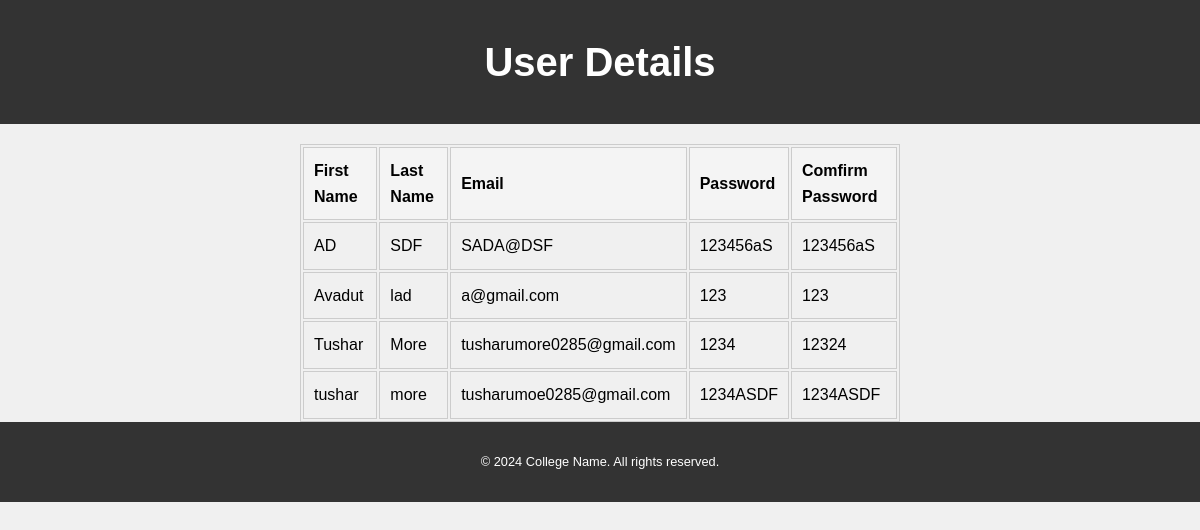
The page /displaydata/ on the database its author committed.
### storedata/models.py (models this page shows)
class Store(models.Model):
    fname=models.CharField(max_length=50)
    lname=models.CharField(max_length=50)
    email=models.EmailField(max_length=250,unique=True)
    password=models.CharField(max_length=51)
    cpassword=models.CharField(max_length=50)

### storedata/views.py (the view)
# urls.py: path('displaydata/',views.displaydata),
def displaydata(request):
    storeddata = Store.objects.all().order_by('fname')
    for i in storeddata:
        print(i.fname)
    context = {
        "storeddata": storeddata
    }
    return render(request, 'display.html', context)

### templates/display.html (shortened to what this page needs)
<!DOCTYPE html>
<html lang="en">
<head>
    <link rel="stylesheet" href="/static/style2.css">
</head>
<body>
    <header>
        <div class="container">
            <h1>User Details</h1>
        </div>
    </header>
    <table >
        <tr>
            <th>First Name</th>
            <th>Last Name</th>
            <th>Email</th>
            <th>Password </th>
            <th>Comfirm Password</th>
        </tr>
        {% for a in storeddata %}
        {% if '1' in a.password  %}
        <tr>
            <td>{{a.fname}}</td>
            <td>{{a.lname | safe }}</td>
            <td>{{a.email}}</td>
            <td>{{a.password}}</td>
            <td>{{a.cpassword}}</td>
        </tr>
        {% endif %}
        {% endfor %}
    </table>
    <footer>
        <div class="container">
            <p>&copy; 2024 College Name. All rights reserved.</p>
        </div>
    </footer>
    </body>
    </html>

### static/style2.css (style rules this page uses)
* { margin: 0; padding: 0; box-sizing: border-box; }
body { font-family: Arial, sans-serif; line-height: 1.6; background-color: #f0f0f0; }
.container { width: 100%; max-width: 1200px; margin: 0 auto; padding: 20px; }
header { background-color: #333; color: #fff; padding: 10px 0; }
header h1 { font-size: 2.5rem; text-align: center; }
footer { background-color: #333; color: #fff; text-align: center; padding: 10px 0; bottom: 0; width: 100%; }
footer p { font-size: 0.8rem; }

### templates/display.html (style rules this page uses)
table { width: 50%; margin: 20px auto 0 auto; border: 1px solid #ccc; }
table, th, td { border: 1px solid #ccc; }
th, td { padding: 10px; text-align: left; }
th { background-color: #f4f4f4; }

### rows shown on the page
Store: fname "AD", lname "SDF", email "SADA@DSF", password "123456aS", cpassword "123456aS"
Store: fname "Avadut", lname "lad", email "a@gmail.com", password "123", cpassword "123"
Store: fname "Tushar", lname "More", email "tusharumore0285@gmail.com", password "1234", cpassword "12324"
Store: fname "tushar", lname "more", email "tusharumoe0285@gmail.com", password "1234ASDF", cpassword "1234ASDF"
